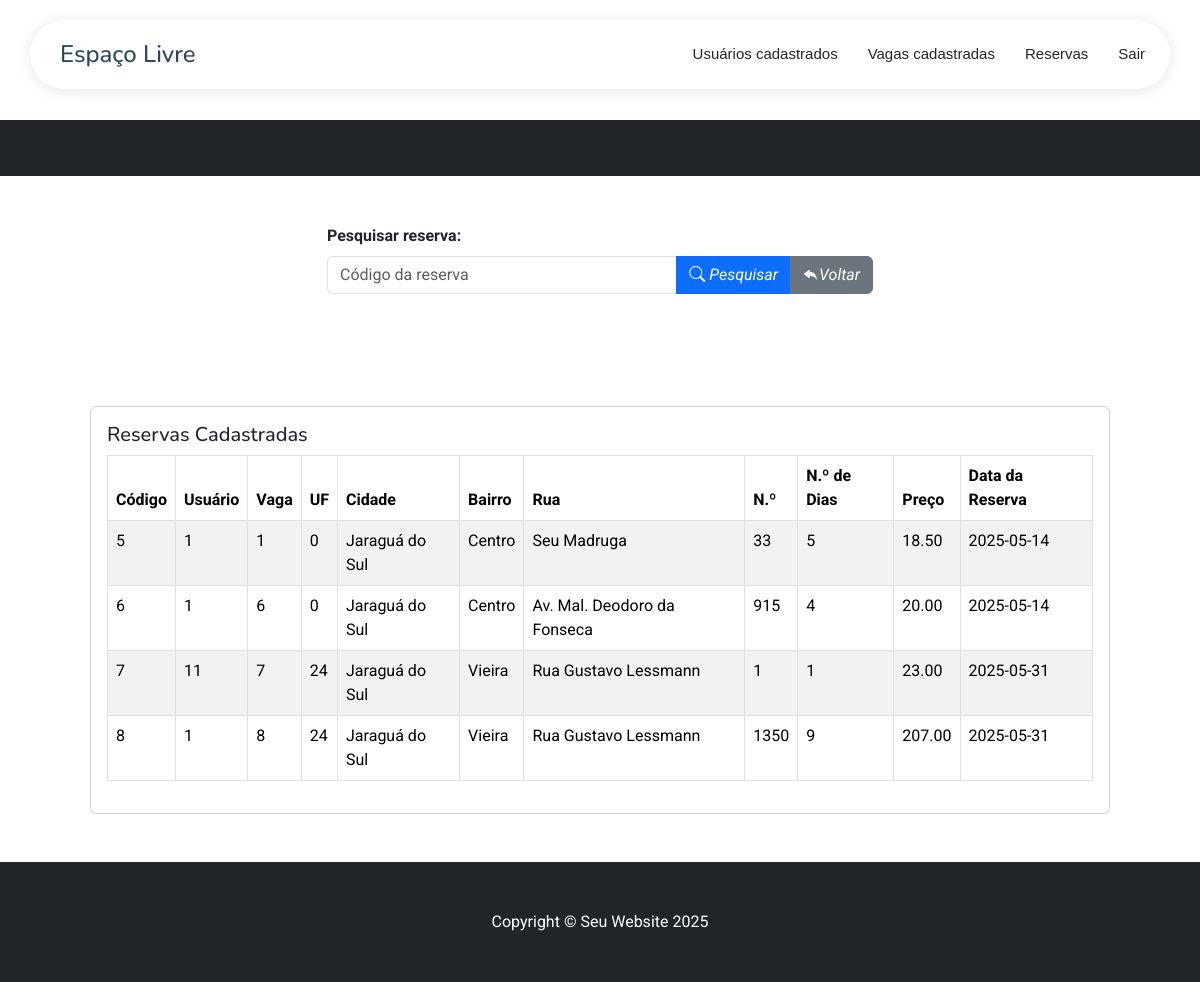
Before: /listaReservas.php with the older database file.
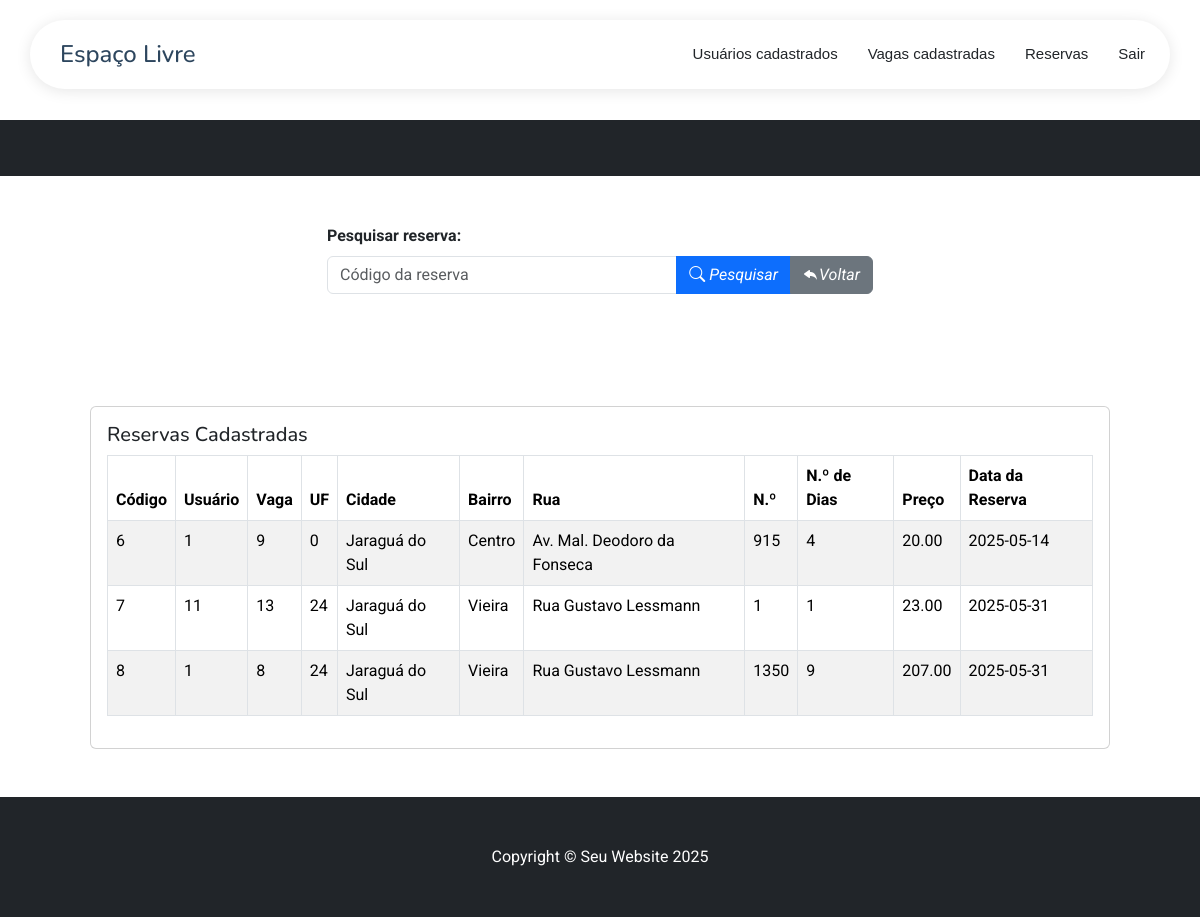
After: the same page with the newer database file.
### tables this page shows
CREATE TABLE `reservas` (
  `id_reserva` int(20) NOT NULL,
  `id_usuario` int(20) NOT NULL,
  `id_vaga` int(20) NOT NULL,
  `id_uf` int(20) NOT NULL,
  `cidade` varchar(255) NOT NULL,
  `bairro` varchar(255) NOT NULL,
  `endereco` varchar(255) NOT NULL,
  `numero` varchar(20) DEFAULT NULL,
  `complemento` varchar(255) NOT NULL,
  `quant_dias` int(10) UNSIGNED NOT NULL,
  `valor_reserva` decimal(10,2) NOT NULL,
  `status` enum('r','l','c') NOT NULL COMMENT 'r=Reservado, l=Liberado, c=Cancelado',
  `data_reserva` date DEFAULT curdate()
);

### listaReservas.php (the view, shortened to what this page needs)
<!DOCTYPE html>
<?php
include_once("conexao.php");
$sql_pesquisa = "SELECT * FROM `reservas`";
?>
<html lang="pt-br">
    <?php
        require_once 'components/head.php';
    ?>
<head>
</head>
<body>
    <?php require_once 'components/headerTres.php'; ?><br><br><br><br><br>
    <header class="bg-dark py-1">
    </header>
    <div class="content">
        <div class="container mt-5">
            <div class="row justify-content-center">
                <div class="col-lg-6">
                    <div class="mb-3">
                        <form action="" method="POST">
                            <label for="id_reserva" class="form-label"><b>Pesquisar reserva:</b></label>
                            <div class="input-group">
                                <input type="number" class="form-control" name="id_reserva" id="id_reserva" placeholder="Código da reserva" />
                                <button type="submit" name="btnPesquisarReservas" class="btn btn-primary">
                                    <i class="bi bi-search"> Pesquisar</i>
                                </button>
                                <button type="submit" name="btnRetornar" class="btn btn-secondary">
                                    <i class="bi bi-reply-fill">Voltar</i>
                                </button>
                            </div>
                        </form>
                    </div>
                </div>
            </div>
            <section class="py-5">
                <div class="container px-4 px-lg-5 mt-5">
                    <div class="card">
                        <div class="card-body">
                                <h5 class="card-title">Reservas Cadastradas</h5>
                            <div class="table-responsive">
                                <table class="table table-striped table-bordered w-100">
                                    <thead>
                                        <tr>
                                            <th scope="col">Código</th>
                                            <th scope="col">Usuário</th>
                                            <th scope="col">Vaga</th>
                                            <th scope="col">UF</th>
                                            <th scope="col">Cidade</th>
                                            <th scope="col">Bairro</th>
                                            <th scope="col">Rua</th>
                                            <th scope="col">N.º</th>
                                            <th scope="col">N.º de Dias</th>
                                            <th scope="col">Preço</th>
                                            <th scope="col">Data da Reserva</th>
                                        </tr>
                                    </thead>
                                    <tbody>
                                        <?php listarReservas($conexao, $sql_pesquisa); ?>
                                    </tbody>
                                </table>
                            </div>
                        </div>
                    </div>
                </div>
            </section>
        </div>
        <footer class="py-5 bg-dark">
            <div class="container px-4 px-lg-5">
                <p class="m-0 text-center text-white">Copyright &copy; Seu Website 2025</p>
            </div>
        </footer>
    </div>
</body>
</html>
<?php
    function listarReservas($conexao, $sql_pesquisa)
    {
        $result = mysqli_query($conexao, $sql_pesquisa);
        while ($linha = mysqli_fetch_assoc($result)) {
            echo "<tr>";
            echo "<td>" . $linha['id_reserva'] . "</td>";
            echo "<td>" . $linha['id_usuario'] . "</td>";
            echo "<td>" . $linha['id_vaga'] . "</td>";
            echo "<td>" . $linha['id_uf'] . "</td>";
            echo "<td>" . $linha['cidade'] . "</td>";
            echo "<td>" . $linha['bairro'] . "</td>";
            echo "<td>" . $linha['endereco'] . "</td>";
            echo "<td>" . $linha['numero'] . "</td>";
            echo "<td>" . $linha['quant_dias'] . "</td>";
            echo "<td>" . $linha['valor_reserva'] . "</td>";
            echo "<td>" . $linha['data_reserva'] . "</td>";
            echo "</tr>";
        }
    }
?>

### components/head.php (shortened to what this page needs)
<head>
  <head>
       <link href="https://cdn.jsdelivr.net/npm/bootstrap-icons@1.11.3/font/bootstrap-icons.min.css" rel="stylesheet">
  <link href="https://cdnjs.cloudflare.com/ajax/libs/noUiSlider/15.7.1/nouislider.min.css" rel="stylesheet">
    <link href="assets/vendor/bootstrap/css/bootstrap.min.css" rel="stylesheet">
    <link href="assets/vendor/bootstrap-icons/bootstrap-icons.css" rel="stylesheet">
    <link href="assets/vendor/aos/aos.css" rel="stylesheet">
    <link href="assets/vendor/glightbox/css/glightbox.min.css" rel="stylesheet">
    <link href="assets/vendor/swiper/swiper-bundle.min.css" rel="stylesheet">
    <link href="assets/css/main.css" rel="stylesheet">
    <link href="assets/css/auxiliar.css" rel="stylesheet">
  </head>

### components/headerTres.php (shortened to what this page needs)
<header id="header" class="header d-flex align-items-center fixed-top">
  <div class="header-container container-fluid container-xl position-relative d-flex align-items-center justify-content-between">
    <a href="buscaVagas.php" class="logo d-flex align-items-center me-auto me-xl-0">
      <h1 class="sitename">Espaço Livre</h1>
    </a>
    <nav id="navmenu" class="navmenu">
            <ul class="dropdown-content">
              <li><a href="listaUsuarios.php">Usuários cadastrados</a></li>
              <li><a href="listaVagas.php">Vagas cadastradas</a></li>
              <li><a href="listaReservas.php">Reservas</a></li>
              <li><a href="sair.php">Sair</a></li>
            </ul>
    </nav>
  </div>
</header>

### assets/css/main.css (style rules this page uses)
:root { --default-font: "Roboto", system-ui, -apple-system, "Segoe UI", Roboto, "Helvetica Neue", Arial, "Noto Sans", "Liberation Sans", sans-serif, "Apple Color Emoji", "Segoe UI Emoji", "Segoe UI Symbol", "Noto Color Emoji"; --heading-font: "Nunito", sans-serif; --nav-font: "Inter", sans-serif; }
:root { --background-color: #ffffff; --default-color: #212529; --heading-color: #2d465e; --accent-color: #0d83fd; --surface-color: #ffffff; --contrast-color: #ffffff; }
:root { --nav-color: #212529; --nav-hover-color: #0d83fd; --nav-mobile-background-color: #ffffff; --nav-dropdown-background-color: #ffffff; --nav-dropdown-color: #212529; --nav-dropdown-hover-color: #0d83fd; }
:root { scroll-behavior: smooth; }
body { color: var(--default-color); background-color: var(--background-color); font-family: var(--default-font); }
a { color: var(--accent-color); text-decoration: none; transition: 0.3s; }
h1, h2, h3, h4, h5, h6 { color: var(--heading-color); font-family: var(--heading-font); }
.header { --background-color: rgba(255, 255, 255, 0); color: var(--default-color); background-color: var(--background-color); padding: 20px 0; transition: all 0.5s; z-index: 997; }
.header .header-container { background: var(--surface-color); border-radius: 50px; padding: 5px 25px; box-shadow: 0px 2px 15px rgba(0, 0, 0, 0.1); }
.header .logo { line-height: 1; padding-left: 5px; }
.header .logo h1 { font-size: 24px; margin: 0; font-weight: 500; color: var(--heading-color); }
@media (min-width: 1200px) { .navmenu { padding: 0; } }
@media (min-width: 1200px) { .navmenu ul { margin: 0; padding: 0; display: flex; list-style: none; align-items: center; } }
@media (min-width: 1200px) { .navmenu li { position: relative; } }
@media (min-width: 1200px) { .navmenu a, .navmenu a:focus { color: var(--nav-color); padding: 18px 15px; font-size: 16px; font-family: var(--nav-font); font-weight: 400; display: flex; align-items: center; justify-content: space-between; white-space: nowrap; transition: 0.3s; } }
@media (min-width: 1200px) { .navmenu li:last-child a { padding-right: 0; } }
section, .section { color: var(--default-color); background-color: var(--background-color); padding: 60px 0; scroll-margin-top: 90px; overflow: clip; }

Changed rows visible on the page:
removed reservas: id_reserva "5", id_usuario "1", id_vaga "1", id_uf "0", cidade "Jaraguá do Sul", bairro "Centro", endereco "Seu Madruga", numero "33", quant_dias "5", valor_reserva "18.50", data_reserva "2025-05-14"
changed reservas "Centro": id_vaga "6" → "9"
changed reservas id 7: id_vaga "7" → "13"
